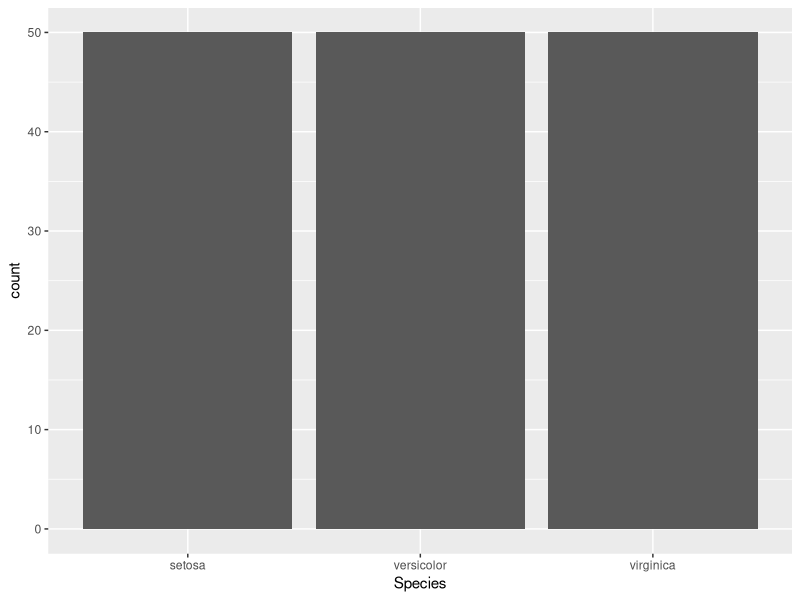
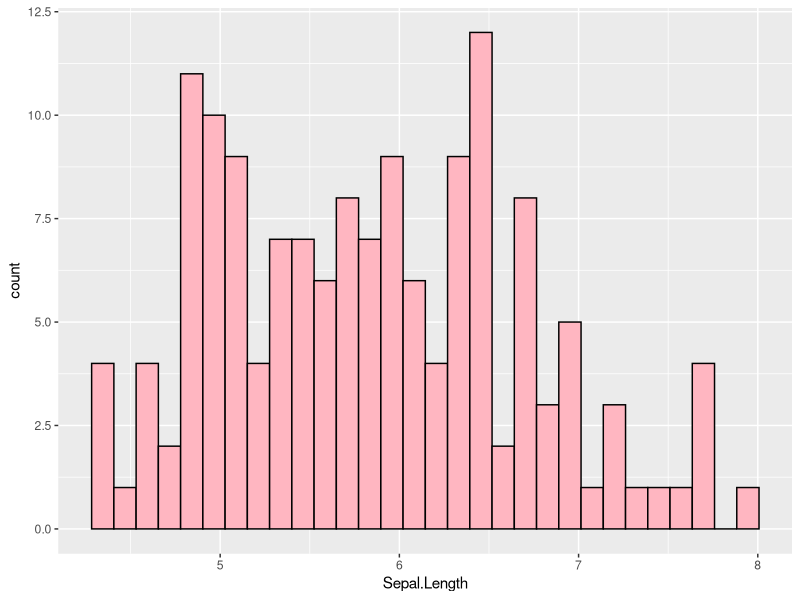
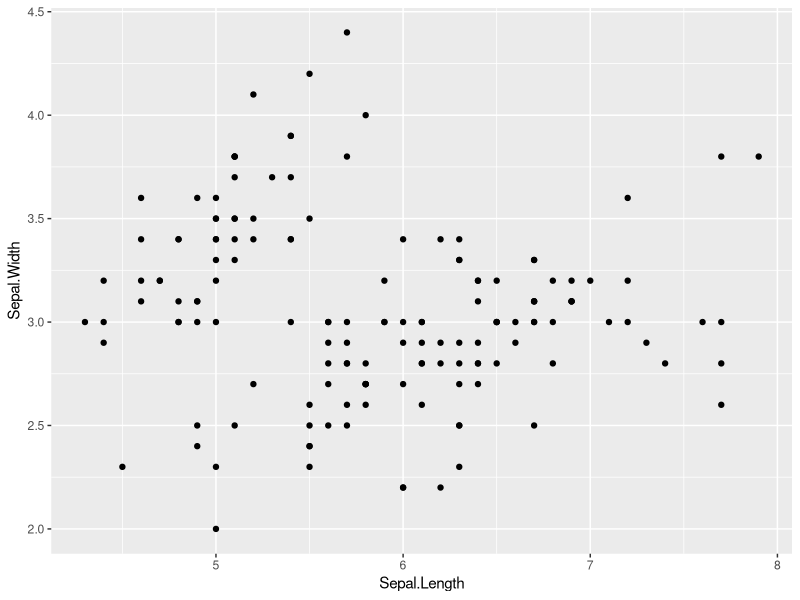
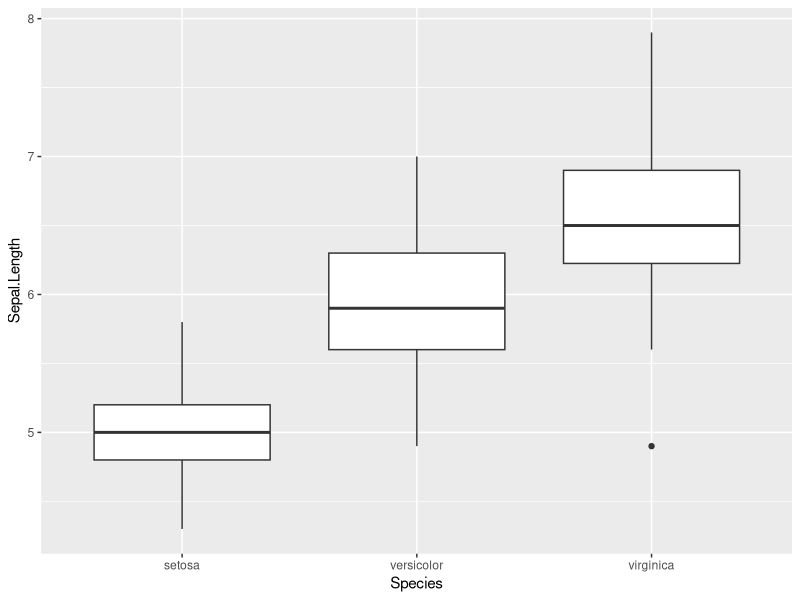
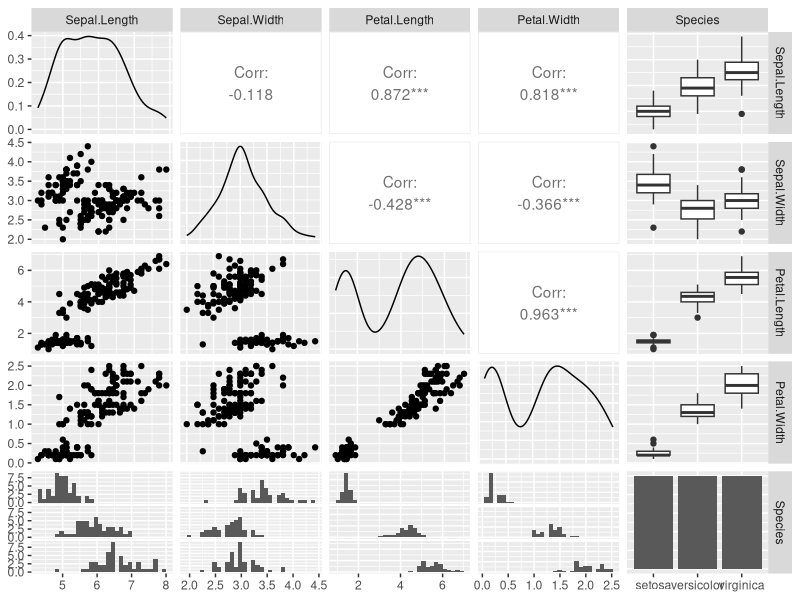

These figures' R source, in order:
## ---- chunk 1
library(ggplot2)
iris
## ---- chunk 2
ggplot(data = iris, aes(x = Species)) + geom_bar()
## ---- chunk 3
ggplot(data = iris, aes(x = Sepal.Length)) + geom_histogram(fill = "lightpink", colour = "black")
## ---- chunk 4
ggplot(data = iris, aes(x = Sepal.Length, y = Sepal.Width)) + geom_point(fill = "lightpink", colour = "black")
## ---- chunk 5
ggplot(data = iris, aes(x = Species, y = Sepal.Length)) + geom_boxplot()
## ---- chunk 6
library(ggplot2)
library(GGally)
library(scales)
library(memisc)

ggpairs(iris)
